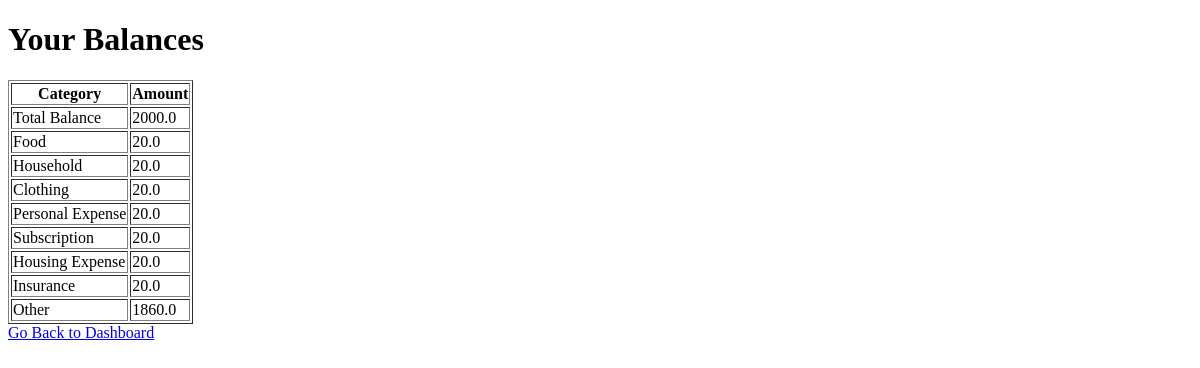
Page /check_balances (signed in) on the earlier database version.
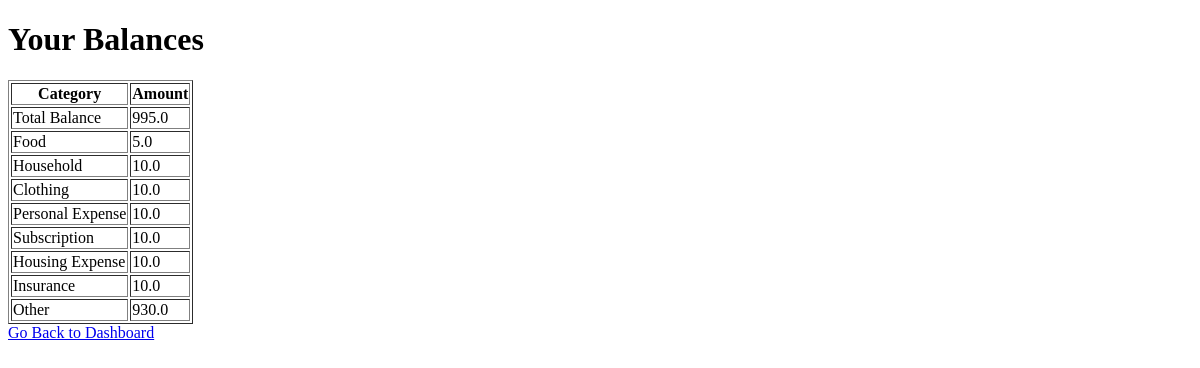
Same page on the later database version.
### models.py (models this page shows)
class Expense(db.Model):
    id = db.Column(db.Integer, primary_key=True)
    user_id = db.Column(db.Integer, db.ForeignKey('user.id'), nullable=False)
    total_balance = db.Column(db.Float, default=0)
    food = db.Column(db.Float, default=0)
    house_hold = db.Column(db.Float, default=0)
    clothing = db.Column(db.Float, default=0)
    personal_expense = db.Column(db.Float, default=0)
    subscription = db.Column(db.Float, default=0)
    housing_expense = db.Column(db.Float, default=0)
    insurance = db.Column(db.Float, default=0)
    other = db.Column(db.Float, default=0)

### app.py (the view)
@app.route('/check_balances', methods=['GET'])
def check_balances():
    if 'user_id' not in session:
        return redirect(url_for('login'))
    user_id = session['user_id']
    balances = Expense.query.filter_by(user_id=user_id).first()
    if not balances:
        return "No balances found. Please initialize them first."
    return render_template('check_balances.html', balances=balances)

### templates/check_balances.html (shortened to what this page needs)
<!DOCTYPE html>
<html lang="en">
<head>
</head>
<body>
    <h1>Your Balances</h1>
    <table border="1">
        <tr>
            <th>Category</th>
            <th>Amount</th>
        </tr>
        <tr>
            <td>Total Balance</td>
            <td>{{ balances['total_balance'] }}</td>
        </tr>
        <tr>
            <td>Food</td>
            <td>{{ balances['food'] }}</td>
        </tr>
        <tr>
            <td>Household</td>
            <td>{{ balances['house_hold'] }}</td>
        </tr>
        <tr>
            <td>Clothing</td>
            <td>{{ balances['clothing'] }}</td>
        </tr>
        <tr>
            <td>Personal Expense</td>
            <td>{{ balances['personal_expense'] }}</td>
        </tr>
        <tr>
            <td>Subscription</td>
            <td>{{ balances['subscription'] }}</td>
        </tr>
        <tr>
            <td>Housing Expense</td>
            <td>{{ balances['housing_expense'] }}</td>
        </tr>
        <tr>
            <td>Insurance</td>
            <td>{{ balances['insurance'] }}</td>
        </tr>
        <tr>
            <td>Other</td>
            <td>{{ balances['other'] }}</td>
        </tr>
    </table>
    <a href="{{ url_for('about') }}">Go Back to Dashboard</a>
</body>
</html>

Differences in the rows shown:
changed Expense: total_balance "2000.0" → "995.0"; food "20.0" → "5.0"; house_hold "20.0" → "10.0"; clothing "20.0" → "10.0"; personal_expense "20.0" → "10.0"; subscription "20.0" → "10.0"; housing_expense "20.0" → "10.0"; insurance "20.0" → "10.0"; other "1860.0" → "930.0"
